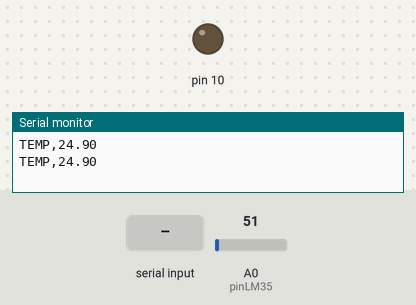
A sketch run on a simulated Arduino Uno, built with avr-gcc and run on an emulated ATmega328P. On the bench: output pins drawn as LEDs (lit = HIGH), the last lines printed to the serial monitor. Inputs (shaded band) come from the test bench; at power-on: A0 (pinLM35) = 51.

Above: at 1.2 s.
1.3 s: "1" received over Serial
At 3.9 s:
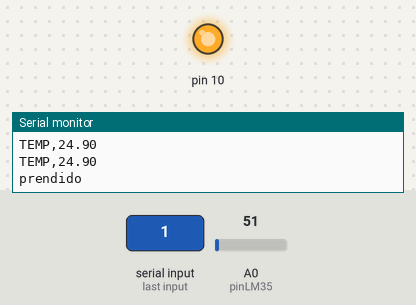
4.5 s: "2" received over Serial
At 7.5 s:
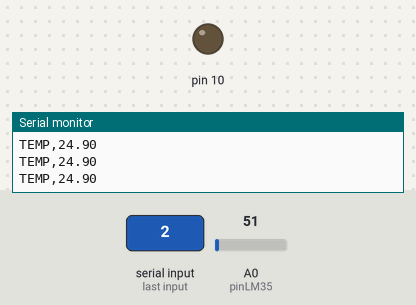
Timing chart, 0 to 9.0 s (numbered marks = the images above; inputs shaded):
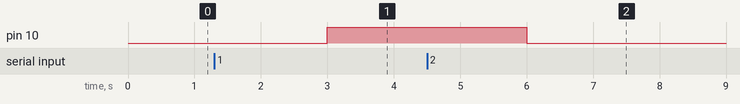

The sketch:

sketch.ino
```cpp
int incomingByte = 0;
String dato ="12";
float tempC;
int pinLM35 = 0;
void setup() {
  // put your setup code here, to run once:
  pinMode(10, OUTPUT);
  Serial.begin(9600);
}

void loop() {
  // put your main code here, to run repeatedly:
   tempC = analogRead(pinLM35);
   tempC = (5.0 * tempC * 100.0)/1024.0;
   Serial.print("TEMP,");
   Serial.println(tempC);
   if (Serial.available() > 0) {

    dato = Serial.readString();
    dato.trim();
    if(dato == "1"){
      digitalWrite(10,HIGH);
      Serial.println("prendido");
    }else if(dato == "2"){
      digitalWrite(10,LOW);
    }else{
      //digitalWrite(10,HIGH);
    }

    //Serial.println(dato);
  }
  delay(1000);

}
```

Measured:
- after the input at 1.3 s, pin 10: LOW → HIGH after 1.7 s
- after the input at 4.5 s, pin 10: HIGH → LOW after 1.5 s
